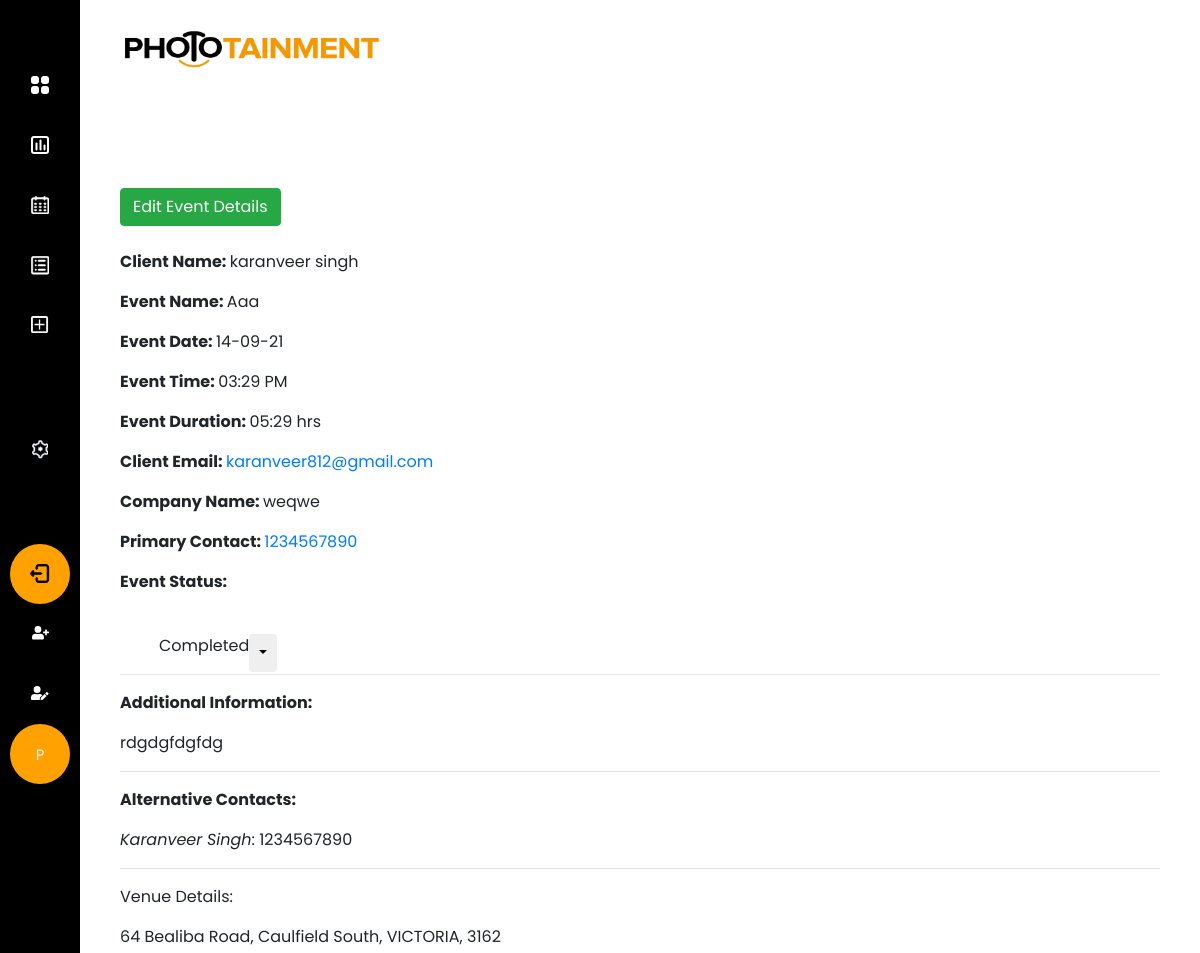
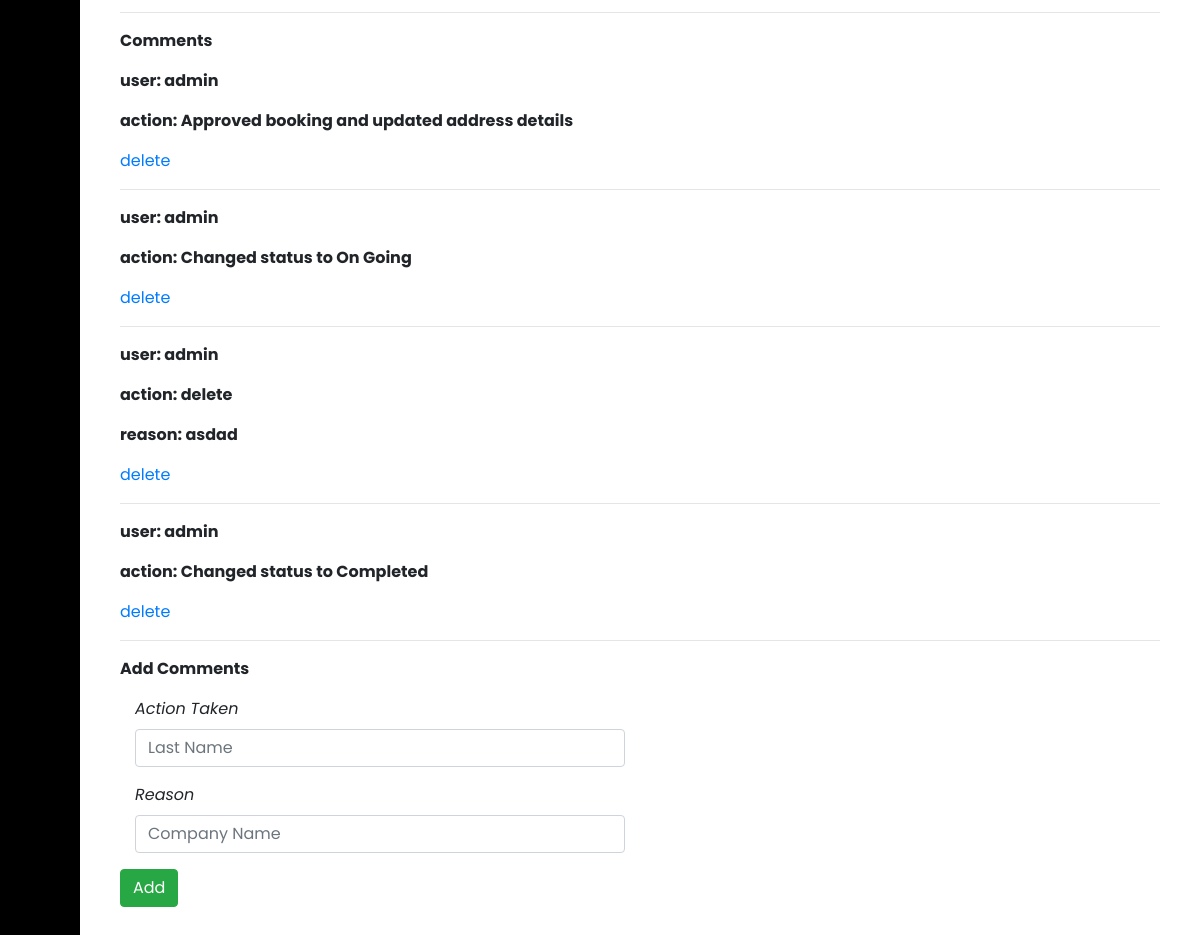
The app's page /phototainment/view_booking/1 (signed in), older data (2 pictures, top to bottom).
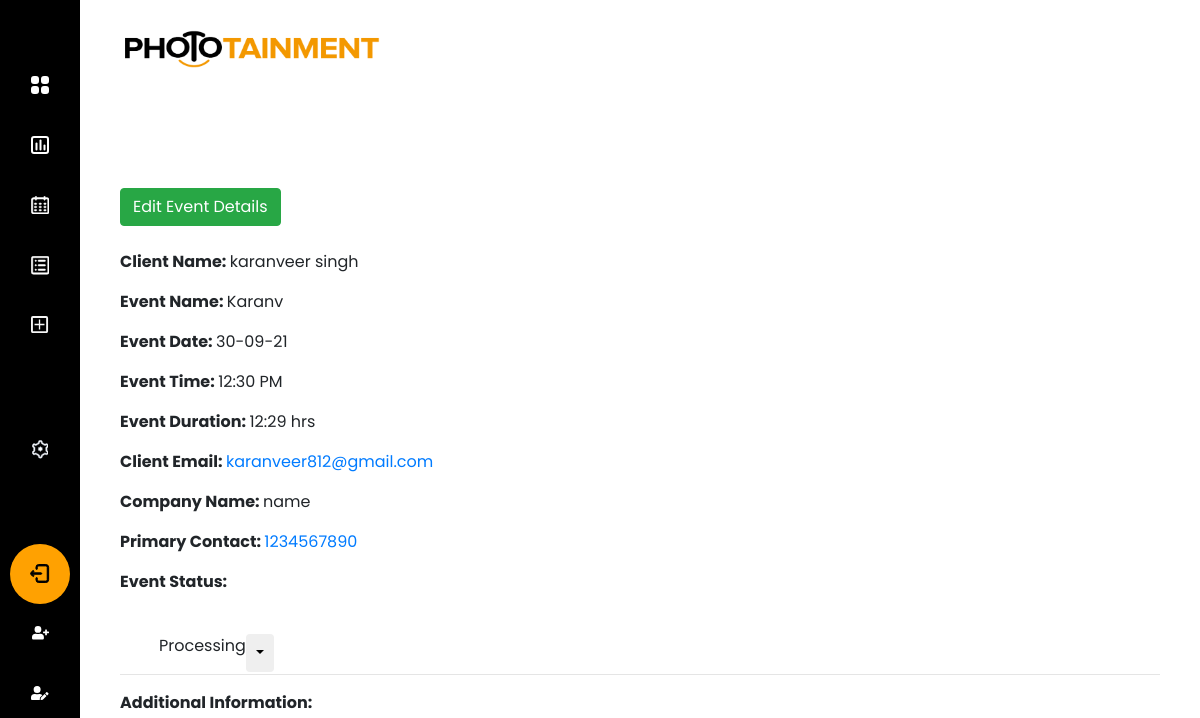
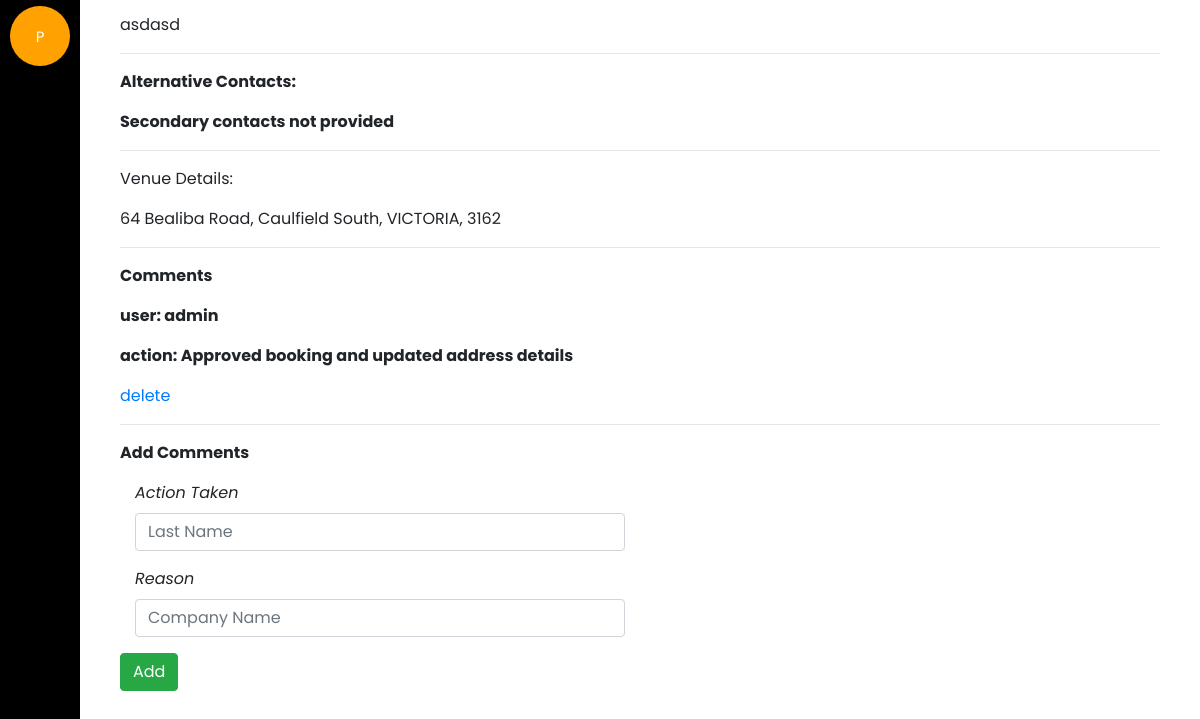
The same page, newer data (2 pictures, top to bottom).
### app/models.py (models this page shows)
class Event(db.Model):
    __tablename__ = "event_booking"
    booking_id = db.Column(db.Integer, primary_key=True)
    event_name = db.Column(db.String(50), nullable=True)
    lead_date = db.Column(db.DateTime, nullable=False)
    event_date = db.Column(db.DateTime, nullable=False)
    duration = db.Column(db.Time, nullable=False)
    start_time = db.Column(db.Time, nullable=False)
    additional_information = db.Column(db.String(200), nullable=True)
    contacts = relationship("BookingContacts", back_populates="booking")
    comment = relationship("Comment", back_populates="booking")
    venue_id = db.Column(db.Integer, db.ForeignKey("event_venue.venue_id"), nullable=True)
    venue = relationship("EventVenue", back_populates="booking")
    user_id = db.Column(db.Integer, db.ForeignKey("user.id"), nullable=False)
    user = relationship("User", back_populates="events")
    type_id = db.Column(db.Integer, db.ForeignKey("event_type.type_id"), nullable=False)
    type = relationship("EventType", back_populates="events")
    status_id = db.Column(db.Integer, db.ForeignKey("event_status.status_id"), nullable=False)
    status = relationship("EventStatus", back_populates="events")
    client_id = db.Column(db.Integer, db.ForeignKey("client.client_id"), nullable=False)
    client = relationship("Client", back_populates="events")

class Client(db.Model):
    __tablename__ = "client"
    client_id = db.Column(db.Integer, primary_key=True)
    client_first_name = db.Column(db.String(50), nullable=False)
    client_last_name = db.Column(db.String(50), nullable=False)
    client_email = db.Column(db.String(50), nullable=False)
    company_name = db.Column(db.String(50), nullable=False)
    primary_contact = db.Column(db.String(10), nullable=False)
    events = relationship("Event", back_populates="client")

class EventStatus(db.Model):
    __tablename__ = "event_status"
    status_id = db.Column(db.Integer, primary_key=True)
    status = db.Column(db.String(50), unique=True, nullable=False)
    events = relationship("Event", back_populates="status")

class ContactDetails(db.Model):
    __tablename__ = "phone_details"
    phone_id = db.Column(db.Integer, primary_key=True)
    contact_name = db.Column(db.String(50), nullable=False)
    mobile_number = db.Column(db.String(50), nullable=False)
    contacts = relationship("BookingContacts", back_populates="phone_numbers")

class Comment(db.Model):
    comment_id = db.Column(db.Integer, primary_key=True)
    comment_action = db.Column(db.String(50), nullable=True)
    comment_reason = db.Column(db.String(50), nullable=True)
    booking_id = db.Column(db.Integer, db.ForeignKey("event_booking.booking_id"), nullable=False)
    booking = relationship("Event", back_populates="comment")
    user_id = db.Column(db.Integer, db.ForeignKey("user.id"), nullable=False)
    user = relationship("User", back_populates="comment")

class User(UserMixin, db.Model):
    __tablename__ = "user"
    id = db.Column(db.Integer, primary_key=True)
    username = db.Column(db.String(50), unique=True, nullable=False)
    password = db.Column(db.String(100), nullable=False)
    job_description = db.Column(db.String(50), nullable=False)
    role_id = db.Column(db.Integer, db.ForeignKey("user_role.role_id"), nullable=False)
    role = relationship("Role", back_populates="user")
    comment = relationship("Comment", back_populates="user")
    events = relationship("Event", back_populates="user")

### app/phototainment/views.py (the view)
@custom_bp.route('/view_booking/<booking_id>', methods=["GET", "POST"])
@login_required
@employee
def view_booking(booking_id):
    event = db.session.query(Event).filter_by(booking_id=booking_id).first()
    alt_contacts = db.session.query(BookingContacts).filter_by(booking_id=booking_id).all()
    contacts = {contact.phone_numbers.contact_name: contact.phone_numbers.mobile_number for contact in alt_contacts}
    status_form = ChangeStatus()
    comment_form = CommentForm()
    venue = ""
    if event.venue:
        venue = event.venue
    return render_template('event-view.html',
                           event=event,
                           contacts=contacts,
                           event_venue=venue,
                           status_form=status_form,
                           comment_form=comment_form,
                           comments=event.comment)

### app/forms.py
class ChangeStatus(FlaskForm):
    status_processing = SubmitField("Waiting Approval")
    status_approved = SubmitField("Processing")
    status_in_process = SubmitField("On Going")
    status_Completed = SubmitField("Completed")
    status_canceled = SubmitField("Canceled")

class CommentForm(FlaskForm):
    comment_action = StringField("Action", validators=[validators.DataRequired("Please Enter")])
    comment_reason = StringField("Reason", validators=[validators.DataRequired("Please Enter")])
    add_comment = SubmitField("Add")

### app/models.py (called while the page is built)
@login_manager.user_loader
def load_user(user_id):
    return User.query.get(int(user_id))

### app/privilege.py (called while the page is built)
def employee(f):
    @wraps(f)
    def decorator_function(*args, **kwargs):
        if current_user.role_id == 2 or current_user.role_id == 1:
            return f(*args, **kwargs)
        else:
            return abort(403)
    return decorator_function

### app/phototainment/templates/event-view.html (shortened to what this page needs)
{% extends 'base.html' %}
{% import "bootstrap/wtf.html" as wtf %}
{% block navbar %}{% include 'sidebar.html' %}{% endblock %}
{% block content %}
<br>
<br>
<br>
<a href="#" class="btn btn-success">Edit Event Details</a>
<br>
<br>
<p><b>Client Name: </b>{{event.client.client_first_name}} {{event.client.client_last_name}}</p>
<p><b>Event Name: </b>{{event.event_name.title()}}</p>
<p><b>Event Date: </b>{{event.event_date.strftime("<span>%d-%m-%y</span>")|safe}}</p>
<p><b>Event Time: </b>{{event.start_time.strftime("%I:%M %p")|safe}}</p>
<p><b>Event Duration: </b>{{event.duration.strftime("%I:%M")|safe}} hrs</p>
<p><b>Client Email: </b><a href="mailto:{{event.client.client_email}}">{{event.client.client_email}}</a></p>
{% if event.client.company_name != "" %}
    <p><b>Company Name: </b>{{ event.client.company_name }}</p>
{% endif %}
<p><b>Primary Contact: </b><a href="tel:{{event.client.primary_contact}}">{{event.client.primary_contact}}</a></p>
    <p><b>Event Status:</b></p>
<div class="col-12 py-4">
<form action="{{ url_for('phototainment.status_comment', booking_id = event.booking_id) }}" method="POST" role="search" class="status-form">
    <div class="btn-group ml-4">
        {{ event.status.status }}
        {% if event.venue %}
        <button type="button" class="btn dropdown-toggle search-dropdown-toggle dropdown-toggle-split" data-toggle="dropdown" aria-haspopup="true" aria-expanded="false">
        </button>
        {% endif %}
    </div>
</form>
</div>
<hr>
<p><b>Additional Information:</b> {{event.additional_information | safe}}</p>
<hr>
<p><b>Alternative Contacts:</b></p>
{% if contacts: %}
    {% for contact in contacts %}
        <p><em>{{contact}}</em>: {{contacts[contact]}}</p>
    {% endfor %}
{% else %}
        <p><b>Secondary contacts not provided</b></p>
{% endif %}
<hr>
Venue Details:
{% if event_venue: %}
<p>
    <p>{{event_venue.street_address}}, {{event_venue.suburb.title()}}, {{event_venue.state.upper()}}, {{event_venue.post_code}}</p>
</p>
{% else %}
    <p><b>Yet to be approved</b></p>
{% endif %}
<hr>
<p><b>Comments</b></p>
{% for comment in comments %}
    <p><b>user: {{ comment.user.username }}</b></p>
    <p><b>action: {{ comment.comment_action }}</b></p>
    {% if comment.comment_reason != None %}
        <p><b>reason: {{ comment.comment_reason }}</b></p>
    {% endif %}
    {% if current_user.role.role_id == 1 %}
        <p><a href="{{ url_for('phototainment.delete_comment', comment_id=comment.comment_id) }}">delete</a></p>
    {% endif %}
    <hr>
{% endfor %}
<p><b>Add Comments</b></p>
<form action="{{ url_for('phototainment.add_comment', booking_id = event.booking_id) }}" method="POST" role="form" class="comment-form">
    <div class="form-group required col-6 form-cell">
        <label class="control-label" for="comment_action"><em>Action Taken</em></label>
        {{ comment_form.comment_action(class="form-control",id="comment_action",required="required",type="text",value="", placeholder="Last Name") }}
    </div>
    <div class="form-group required col-6 form-cell">
        <label class="control-label" for="company_name"><em>Reason</em></label>
        {{ comment_form.comment_reason(class="form-control",id="comment_reason",type="text",value="", placeholder="Company Name") }}
    </div>
    {{ comment_form.add_comment(class="btn btn-success") }}
</form>
{% endblock %}

Row changes from the older to the newer data that the page shows:
no longer on this page (row unchanged): EventStatus: status.status "Completed"
no longer on this page (row unchanged): ContactDetails: contact_name "Karanveer Singh", contact_name+mobile_number "1234567890"
no longer on this page (row edited): Comment: user.username "admin", comment_action "Changed status to On Going"
no longer on this page (row edited): Comment: user.username "admin", comment_action "delete", comment_reason "asdad"
removed Comment: user.username "admin", comment_action "Changed status to Completed"
changed Client "karanveer": client.company_name "weqwe" → "name"
changed Event: event_name "Aaa" → "Karanv"; event_date "14-09-21" → "30-09-21"; start_time "03:29 PM" → "12:30 PM"; duration "05:29" → "12:29"; additional_information "rdgdgfdgfdg" → "asdasd"
now on this page (row unchanged): EventStatus: status.status "Processing"
Text that changed along with them:
text now shown: "Secondary contacts not provided"
